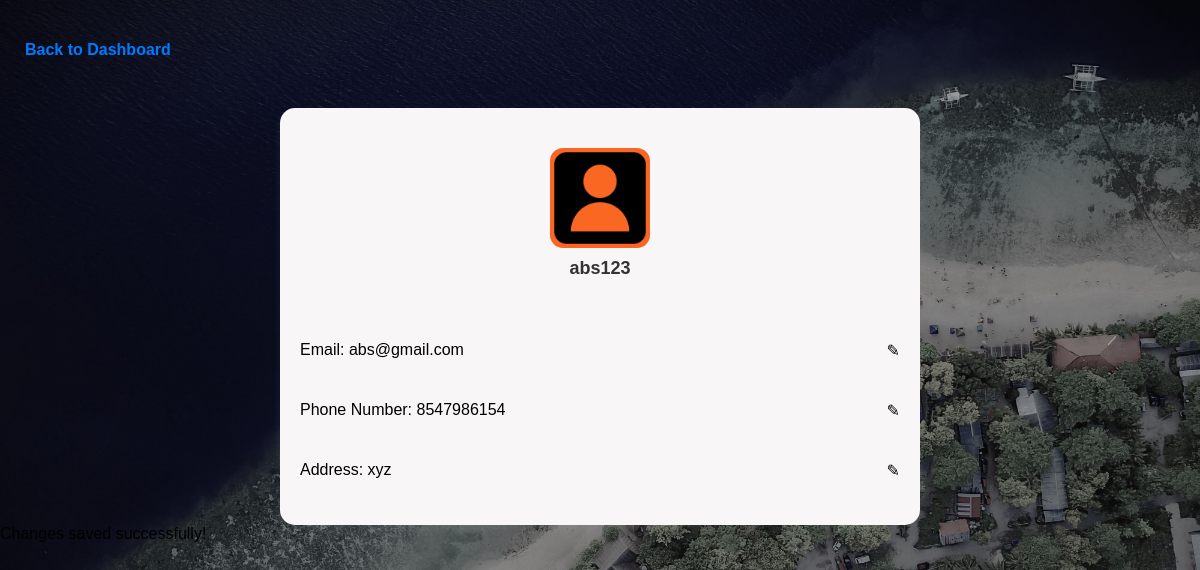
Page /edit_user/ (signed in) on the committed database.
### WM_app/models.py (models this page shows, shortened)
class UserData(models.Model):
    user_id=models.AutoField(primary_key=True)  # Auto-generated user ID
    fullname=models.CharField(max_length=100)
    username=models.CharField(max_length=50, unique=True)
    email=models.EmailField(unique=True)
    password=models.CharField(max_length=128)  # Password field
    address=models.CharField(max_length=255, blank=True, null=True)  # Address field
    phone_number=models.CharField(max_length=15, blank=True, null=True)

### WM_app/views.py (the view, shortened to what this page needs)
# urls.py: path('edit_user/',views.edituser,name='edit_user'),
def edituser(request):
    if 'username' in request.session:
        username=request.session['username']
        try:
            user_data=UserData.objects.get(username=username)
        except UserData.DoesNotExist:
            return redirect('log')
        context = {
            'username':user_data.username,
            'email':user_data.email,
            'phone_number':user_data.phone_number,
            'address':user_data.address,
        }
        return render(request,'edit_user.html',context)

### template/edit_user.html (shortened to what this page needs)
<!DOCTYPE html>
<html lang="en">
<head>
    {% load static %}
</head>
<body><br><br>
    <div class="links">
        <br><br>
        <a href="{% url 'logre' %}" class="pickup-link">Back to Dashboard</a>
    </div>
    <br><br>
    <div class="container">
        <div class="user-profile">
            <div class="user-info">
                <img src="{% static 'image/user.png' %}" alt="User Icon" class="user-icon">
                <h3 class="username">{{ username }}</h3>
            </div>
             <br>
            <form method="POST" action="{% url 'edit_user' %}">
                <div class="editable-field">
                    <p>Email: {{ email }}</p>
                    <span class="edit-icon" onclick="editField('email')">✎</span>
                </div>
                <div class="editable-field">
                    <p>Phone Number: {{ phone_number }}</p>
                    <span class="edit-icon" onclick="editField('phone_number')">✎</span>
                </div>
                <div class="editable-field">
                    <p>Address: {{ address }}</p>
                    <span class="edit-icon" onclick="editField('address')">✎</span>
                </div>
            </form>
        </div>
    </div>
    <div id="success-message">Changes saved successfully!</div>
</body>
</html>

### template/edit_user.html (style rules this page uses)
body { font-family: Arial, sans-serif; margin: 0; padding: 0; background: url(../static/image/cover1.jpg) no-repeat; background-size: cover; }
.container { background-color: rgb(248, 246, 246); backdrop-filter: blur(10px); width: 50%; margin: 0 auto; padding: 20px; border-radius: 15px; box-shadow: 0 4px 8px rgba(186, 182, 182, 0.1); position: relative; }
.user-icon { display: block; margin: 0 auto; width: 100px; height: 100px; border-radius: 13px; background-color: rgb(249, 103, 35); }
.editable-field { display: flex; align-items: center; justify-content: space-between; margin: 10px 0; }
.edit-icon { cursor: pointer; }
.links { margin-left: auto; display: flex; gap: 15px; }
.pickup-link { text-decoration: none; color: #007bff; font-weight: bold; padding: 5px 10px; border-radius: 4px; transition: background-color 0.3s ease; }
.username { margin-top: 10px; font-size: 18px; color: #333; }
.user-info { text-align: center; margin-top: 20px; }

### rows in the picture
UserData: username "abs123", email "abs@gmail.com", phone_number "8547986154", address "xyz"
